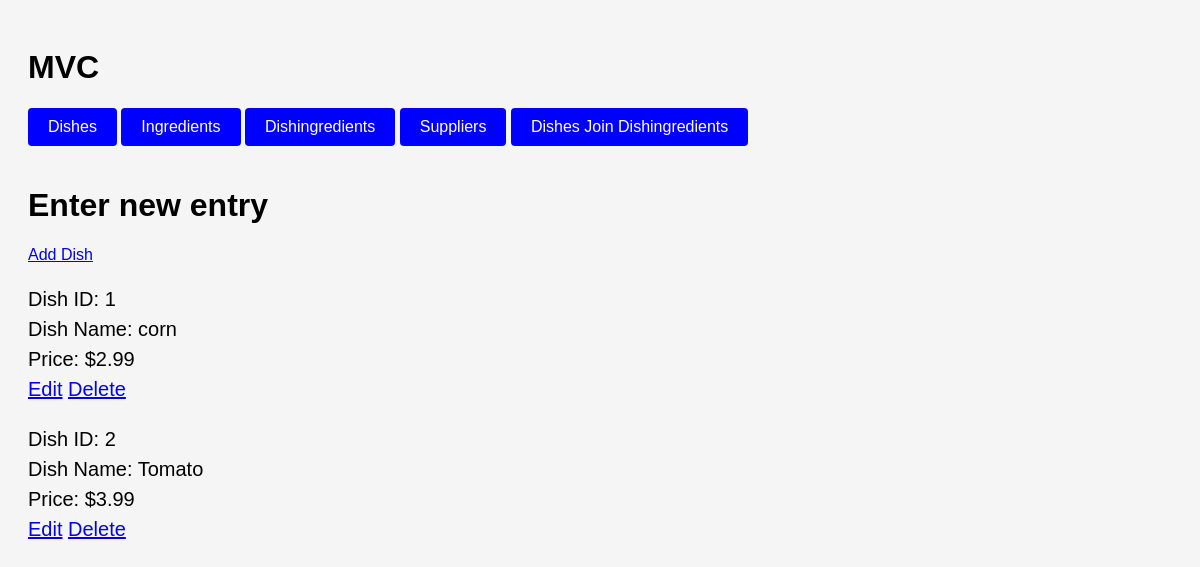
The page /mvc-mysql/index.php?action=showDish on the database its author committed.
### tables this page shows
CREATE TABLE `dishes` (
  `dishID` int(11) NOT NULL,
  `dishName` varchar(255) NOT NULL,
  `price` varchar(255) NOT NULL
);

### mvc-mysql/controllers/controller.php (called while the page is built, shortened)
<?php
    include_once 'models/model.php';
    class Controller {
        private $dish;
        public function __construct($connection) {
            $this->dish = new dishModel($connection);
        }
        public function showDish() {
            $dishs = $this->dish->selectDish();
            include 'views/dish_add.php';
        }
    }
?>

### mvc-mysql/models/model.php (called while the page is built, shortened)
<?php
class dishModel {
    private $connectionObject;
    public function __construct($connectionObject) {
        $this->connectionObject = $connectionObject;
    }
    private function connect() {
        try {
            $mysqli = new mysqli(
                $this->connectionObject->host,
                $this->connectionObject->username,
                $this->connectionObject->password,
                $this->connectionObject->database
            );
            return $mysqli;
        } catch (Exception $e) {
            return false;
        }
    }
    public function selectDish() {
        $mysqli = $this->connect();
        if ($mysqli) {
            $result = $mysqli->query("SELECT * FROM dishes");
            while ($row = $result->fetch_assoc()) {
                $results[] = $row;
            }
            return $results;
        } else {
            return false;
        }
    }
}
?>

### mvc-mysql/views/dish_add.php (the view, shortened to what this page needs)
<!DOCTYPE html>
<html lang="en">
<head>
</head>
<body>
<h1>Enter new entry</h1>
<a class="btn-back" href="?action=home">Add Dish</a>
<?php
echo '<div>';
if ($dishs) {
    foreach ($dishs as $dish) {
        echo '<p>' .
            'Dish ID: ' . $dish['dishID'] . '<br>' .
            'Dish Name: ' . $dish['dishName'] . '<br>' .
            'Price: $' . $dish['price'] . '<br>' .
            '<a class="btn-edit" href="?action=edit&dishID=' . $dish['dishID'] . '">Edit</a> ' .
            '<a class="btn-delete" href="?action=delete&dishID=' . $dish['dishID'] . '">Delete</a>' .
            '</p>';
    }
} else {
    echo '<p>No dishes found</p>';
}
echo '</div>';
?>
</body>
</html>

### mvc-mysql/index.php (style rules this page uses)
body { font-family: Arial, Helvetica, sans-serif; background-color: #f5f5f5; padding: 20px; }
p { font-size: 20px; color: black; line-height: 1.5; }

### rows shown on the page
dishes: dishID "1", dishName "corn", price "2.99"
dishes: dishID "2", dishName "Tomato", price "3.99"
